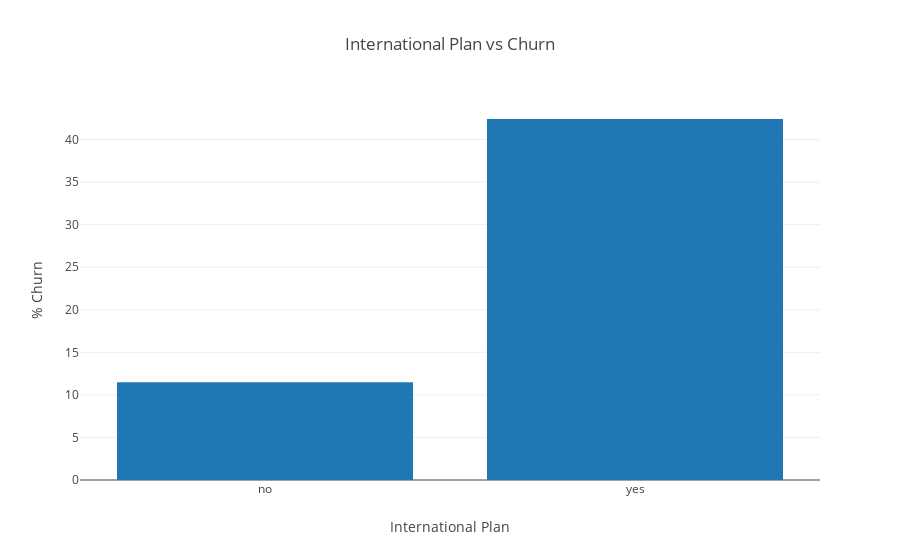

Here is the notebook cell this chart was saved with:
### Code cell
barPlot(pctgByIntlPlan, title='International Plan vs Churn', 
        xaxis="International Plan", yaxis="% Churn", xcat=True)

### Figure 1 — Plotly figure (JSON) as saved in the notebook; plotly's stock layout.template omitted (floating-point values rounded to 4 significant figures)
{"data": [{"type": "bar", "x": ["no", "yes"], "y": [11.5, 42.41]}], "layout": {"title": "International Plan vs Churn", "xaxis": {"title": "International Plan", "type": "category"}, "yaxis": {"title": "% Churn"}}}
